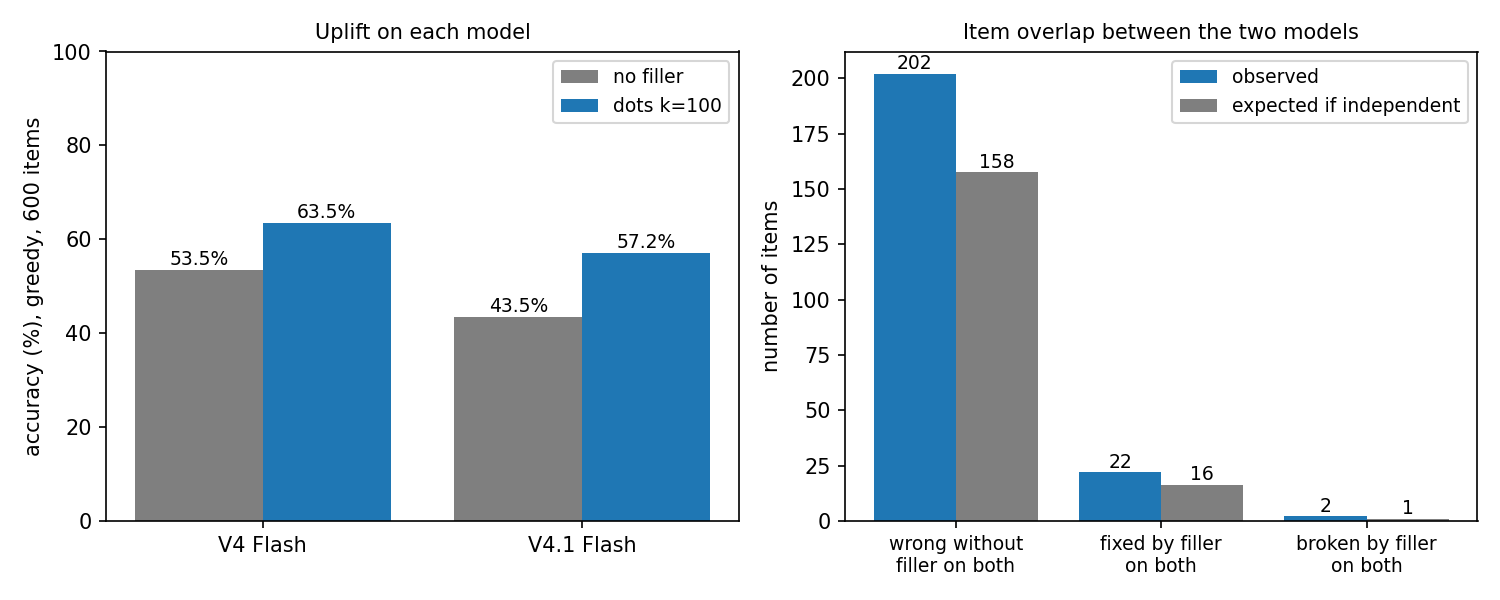

Reproduce this figure in Python.
"""Follow-up: does filler flip the same items on a second model?

Run: python scripts/followup_crossmodel.py
Second model: DeepSeek V4.1 Flash via Fireworks (thinking disabled), same 600 items, same
10-shot prompt, greedy, k=0 vs dots k=100. Compared with the Phase 2 V4 Flash results.
Writes data/results/followup_crossmodel.jsonl / .json and scripts/followup_crossmodel.png.
"""
import json
import sys
from pathlib import Path

import matplotlib
matplotlib.use("Agg")
import matplotlib.pyplot as plt
import numpy as np
import pandas as pd
from scipy.stats import binomtest, fisher_exact

ROOT = Path(__file__).resolve().parents[1]
sys.path.insert(0, str(Path(__file__).parent))
import api
from prompts import build_messages, parse_answer

CONDS = ["dots_0", "dots_100"]
USD_PER_PROMPT_TOKEN = 0.22e-6
load = lambda name: [json.loads(l) for l in open(ROOT / "data" / "tasks" / name)]
few_shot, items = load("fewshot.jsonl"), load("eval.jsonl")

reqs, meta = [], []
for c in CONDS:
    kind, k = c.split("_")
    for it in items:
        reqs.append({"messages": build_messages(few_shot, it, kind, int(k))})
        meta.append((c, it))
projected = sum(len(json.dumps(r["messages"])) / 2.5 for r in reqs) * USD_PER_PROMPT_TOKEN
print(f"{len(reqs)} calls, projected <= ${projected:.2f}", flush=True)
resps = api.chat_many(reqs, temperature=0.0, max_tokens=10, provider="fireworks", tag="followup_crossmodel", projected_usd=projected)

rows = []
with open(ROOT / "data/results/followup_crossmodel.jsonl", "w") as f:
    for (c, it), r in zip(meta, resps):
        text = api.text_of(r)
        ans = parse_answer(text)
        row = {"idx": it["idx"], "cond": c, "response": text, "parsed": ans, "answer": it["answer"],
               "correct": ans == it["answer"], "reasoning": api.has_reasoning(r)}
        rows.append(row)
        f.write(json.dumps({**row, "model": "fireworks/deepseek-v4p1-flash", "temperature": 0.0, "max_tokens": 10, "usage": r["usage"]}) + "\n")
new = pd.DataFrame(rows)
print(f"calls with reasoning: {int(new.reasoning.sum())} | parse rate: {new.parsed.notna().mean():.3f}")
b = new.pivot(index="idx", columns="cond", values="correct")            # V4.1 Flash
a = pd.DataFrame(json.loads(l) for l in open(ROOT / "data/results/phase2_full.jsonl")).pivot(index="idx", columns="cond", values="correct")  # V4 Flash
out = {"reasoning_calls": int(new.reasoning.sum()), "parse_rate": float(new.parsed.notna().mean())}


def uplift(c, name):
    w2r, r2w = int((~c["dots_0"] & c["dots_100"]).sum()), int((c["dots_0"] & ~c["dots_100"]).sum())
    p = binomtest(w2r, w2r + r2w, 0.5).pvalue
    print(f"{name}: no filler {c['dots_0'].mean():.1%} -> dots k=100 {c['dots_100'].mean():.1%} "
          f"({100 * (c['dots_100'].mean() - c['dots_0'].mean()):+.1f} pp) | wrong->right {w2r}, right->wrong {r2w}, McNemar p={p:.2g}")
    return {"k0": float(c["dots_0"].mean()), "dots_100": float(c["dots_100"].mean()), "wrong_to_right": w2r, "right_to_wrong": r2w, "mcnemar_p": float(p)}


print()
out["v4_flash"] = uplift(a, "V4 Flash   (OpenRouter)")
out["v41_flash"] = uplift(b, "V4.1 Flash (Fireworks) ")


def assoc(x, y, label):
    t = pd.crosstab(x, y).reindex(index=[False, True], columns=[False, True], fill_value=0)
    odds, p = fisher_exact(t.values)
    exp = x.sum() * y.sum() / len(x)
    print(f"{label}: n={len(x)} | V4 {int(x.sum())}, V4.1 {int(y.sum())}, both {int(t.loc[True, True])} "
          f"(expected if independent {exp:.1f}) | odds ratio {odds:.1f}, Fisher p={p:.2g}")
    return {"n": int(len(x)), "v4": int(x.sum()), "v41": int(y.sum()), "both": int(t.loc[True, True]),
            "expected_independent": float(exp), "odds_ratio": float(odds), "fisher_p": float(p)}


print("\nDo the two models fail the same items without filler?")
out["same_failures_k0"] = assoc(~a["dots_0"], ~b["dots_0"], "wrong at k=0")
print("\nDo the same items flip? (items both models get wrong without filler)")
both_wrong = ~a["dots_0"] & ~b["dots_0"]
out["same_fixes"] = assoc(a["dots_100"][both_wrong], b["dots_100"][both_wrong], "fixed by filler")
print("\nDo the same items break? (items both models get right without filler)")
both_right = a["dots_0"] & b["dots_0"]
out["same_breaks"] = assoc(~a["dots_100"][both_right], ~b["dots_100"][both_right], "broken by filler")

# finer check with V4 Flash's sampled pass rates on the first 300 items
per = pd.read_csv(ROOT / "data/results/phase3_M300_items.csv").set_index("idx").join(b)
low = per[(per.p0 <= 0.25) & ~per["dots_0"]]  # V4 rarely solves it without filler, and V4.1 got it wrong at k=0
g = low.groupby("dots_100").pf.agg(["mean", "size"])
print("\nItems V4 Flash rarely solves without filler and V4.1 gets wrong at k=0:")
print("mean V4 Flash pass rate WITH filler, split by whether filler fixes the item on V4.1:")
print(g.round(3).to_string())
out["v4_pf_by_v41_fixed"] = {str(k): {"mean_v4_pf": float(v["mean"]), "n": int(v["size"])} for k, v in g.iterrows()}
json.dump(out, open(ROOT / "data/results/followup_crossmodel.json", "w"), indent=1)

fig, (ax1, ax2) = plt.subplots(1, 2, figsize=(10, 4))
x = np.arange(2)
for off, key, color, lab in [(-0.2, "k0", "C7", "no filler"), (0.2, "dots_100", "C0", "dots k=100")]:
    v = [100 * out["v4_flash"][key], 100 * out["v41_flash"][key]]
    ax1.bar(x + off, v, 0.4, color=color, label=lab)
    for xi, vi in zip(x + off, v):
        ax1.text(xi, vi + 1, f"{vi:.1f}%", ha="center", fontsize=9)
ax1.set_xticks(x)
ax1.set_xticklabels(["V4 Flash", "V4.1 Flash"])
ax1.set_ylabel("accuracy (%), greedy, 600 items")
ax1.set_ylim(0, 100)
ax1.set_title("Uplift on each model", fontsize=10)
ax1.legend(fontsize=9)
keys = [("same_failures_k0", "wrong without\nfiller on both"), ("same_fixes", "fixed by filler\non both"), ("same_breaks", "broken by filler\non both")]
obs, exp = [out[k]["both"] for k, _ in keys], [out[k]["expected_independent"] for k, _ in keys]
xx = np.arange(3)
ax2.bar(xx - 0.2, obs, 0.4, color="C0", label="observed")
ax2.bar(xx + 0.2, exp, 0.4, color="C7", label="expected if independent")
for xi, o, e in zip(xx, obs, exp):
    ax2.text(xi - 0.2, o + 2, str(o), ha="center", fontsize=9)
    ax2.text(xi + 0.2, e + 2, f"{e:.0f}", ha="center", fontsize=9)
ax2.set_xticks(xx)
ax2.set_xticklabels([l for _, l in keys], fontsize=9)
ax2.set_ylabel("number of items")
ax2.set_title("Item overlap between the two models", fontsize=10)
ax2.legend(fontsize=9)
fig.tight_layout()
fig.savefig(Path(__file__).parent / "followup_crossmodel.png", dpi=150)
print(f"\ntotal spend ${api.total_spend():.4f}")
